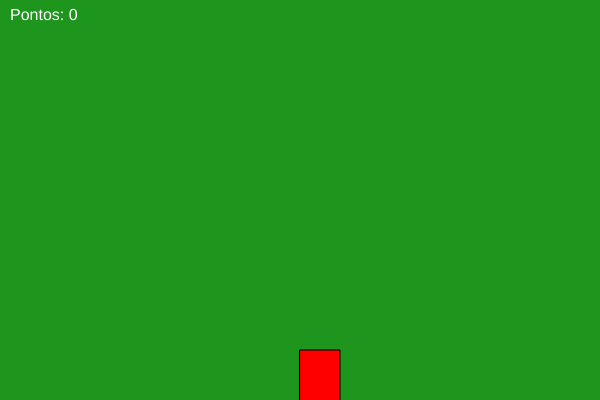
Frame 1 (no input)
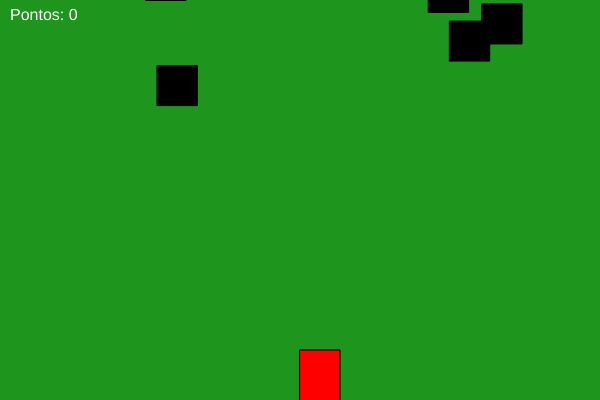
Frame 60 (no input)
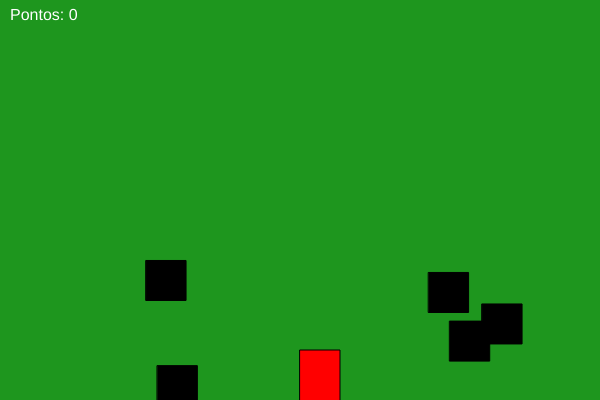
Frame 120 (the mouse pressed at the canvas centre since frame 60)

The p5.js sketch that drew these frames (run headless with seeded random() and noise() and a simulated clock; from frame 60 on, the mouse is pressed at the canvas centre):

// p5.js sketch
// ── sketch.js
let carro;
let obstaculos = [];
let velocidade = 5;
let pontos = 0;
let desafioAtivo = false;
let teclaDesafio;
let tempoDesafio = 0;

function setup() {
  createCanvas(600, 400);
  carro = new Carro();
  
  for (let i = 0; i < 5; i++) {
    obstaculos.push(new Obstaculo());
  }
}

function draw() {
  background(30, 150, 30); // Fundo verde simples (como grama)

  carro.mostrar();
  carro.mover();

  for (let obs of obstaculos) {
    obs.mover();
    obs.mostrar();
    
    if (carro.colide(obs)) {
      noLoop();
      textSize(40);
      fill(255, 0, 0);
      text('GAME OVER', width / 2 - 100, height / 2);
    }
  }

  if (!desafioAtivo && frameCount % 300 === 0) { 
    desafioAtivo = true;
    teclaDesafio = String.fromCharCode(65 + floor(random(0, 26))); 
    tempoDesafio = millis();
  }

  if (desafioAtivo) {
    textSize(20);
    fill(255);
    text('Pressione: ' + teclaDesafio, width / 2 - 70, 30);
    
    if (millis() - tempoDesafio > 3000) { 
      desafioAtivo = false;
    }
  }

  fill(255);
  textSize(16);
  text('Pontos: ' + pontos, 10, 20);
}

function keyPressed() {
  if (desafioAtivo && key.toUpperCase() === teclaDesafio) {
    pontos += 10;
    velocidade += 0.5;
    desafioAtivo = false;
  }

  if (keyCode === LEFT_ARROW) {
    carro.dir = -1;
  } else if (keyCode === RIGHT_ARROW) {
    carro.dir = 1;
  }
}

function keyReleased() {
  if (keyCode === LEFT_ARROW || keyCode === RIGHT_ARROW) {
    carro.dir = 0;
  }
}

class Carro {
  constructor() {
    this.x = width / 2;
    this.y = height - 50;
    this.w = 40;
    this.h = 60;
    this.dir = 0;
  }

  mostrar() {
    fill(255, 0, 0);
    rect(this.x, this.y, this.w, this.h);
  }

  mover() {
    this.x += this.dir * 5;
    this.x = constrain(this.x, 0, width - this.w);
  }

  colide(obs) {
    return !(this.x + this.w < obs.x || this.x > obs.x + obs.w || this.y + this.h < obs.y || this.y > obs.y + obs.h);
  }
}

class Obstaculo {
  constructor() {
    this.x = random(width);
    this.y = random(-400, -50);
    this.w = 40;
    this.h = 40;
  }

  mostrar() {
    fill(0);
    rect(this.x, this.y, this.w, this.h);
  }

  mover() {
    this.y += velocidade;
    if (this.y > height) {
      this.y = random(-200, -50);
      this.x = random(width);
      pontos++;
    }
  }
}
